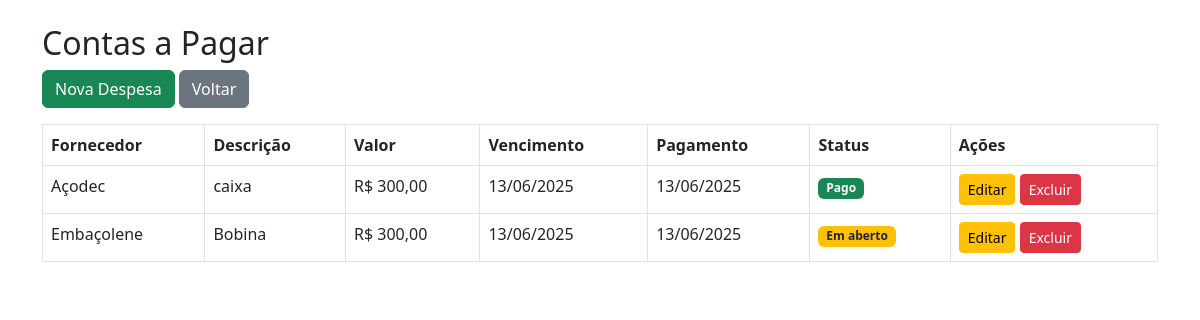
Before: /financeiro/pagar/ (signed in) with the older database file.
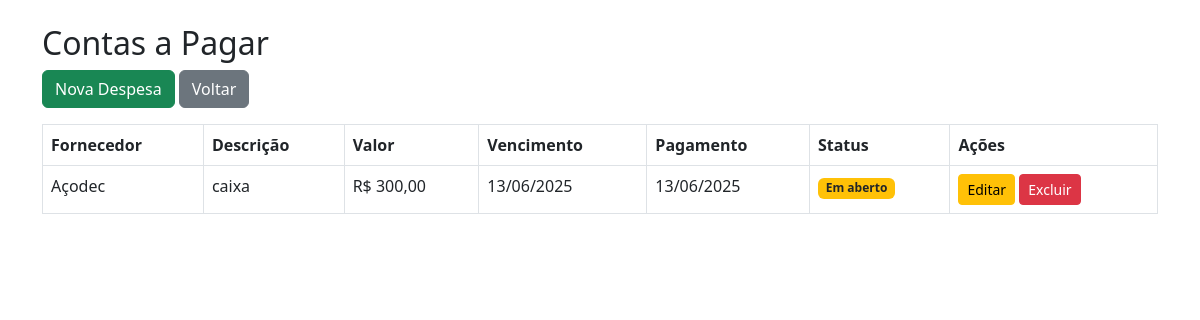
After: the same page with the newer database file.
### financeiro/models.py (models this page shows, shortened)
class ContaPagar(models.Model):
    fornecedor = models.CharField(max_length=150)
    descricao = models.CharField(max_length=200)
    valor = models.DecimalField(max_digits=10, decimal_places=2)
    data_vencimento = models.DateField()
    data_pagamento = models.DateField(null=True, blank=True)
    pago = models.BooleanField(default=False)

### financeiro/views.py (the view)
# urls.py: path('pagar/', views.lista_contas_pagar, name='lista_contas_pagar'),
@login_required
def lista_contas_pagar(request):
    contas = ContaPagar.objects.all().order_by('-data_vencimento')
    return render(request, 'financeiro/contas_pagar.html', {'contas': contas})

### Templates/financeiro/contas_pagar.html (shortened to what this page needs)
<!DOCTYPE html>
<html>
<head>
    <link href="https://cdn.jsdelivr.net/npm/bootstrap@5.3.0/dist/css/bootstrap.min.css" rel="stylesheet">
</head>
<body class="p-4">
<div class="container">
    <h2>Contas a Pagar</h2>
    <a href="{% url 'nova_conta_pagar' %}" class="btn btn-success mb-3">Nova Despesa</a>
    <a href="{% url 'lista_contas_receber' %}" class="btn btn-secondary mb-3">Voltar</a>
    <table class="table table-bordered">
        <thead>
            <tr>
                <th>Fornecedor</th>
                <th>Descrição</th>
                <th>Valor</th>
                <th>Vencimento</th>
                <th>Pagamento</th>
                <th>Status</th>
                <th>Ações</th>
            </tr>
        </thead>
        <tbody>
            {% for conta in contas %}
            <tr>
                <td>{{ conta.fornecedor }}</td>
                <td>{{ conta.descricao }}</td>
                <td>R$ {{ conta.valor }}</td>
                <td>{{ conta.data_vencimento|date:"d/m/Y" }}</td>
                <td>{{ conta.data_pagamento|date:"d/m/Y" }}</td>
                <td>
                    {% if conta.pago %}
                        <span class="badge bg-success">Pago</span>
                    {% elif conta.data_vencimento < today %}
                        <span class="badge bg-danger">Vencido</span>
                    {% else %}
                        <span class="badge bg-warning text-dark">Em aberto</span>
                    {% endif %}
                </td>
                 <td>
    <a href="{% url 'editar_conta_pagar' conta.id %}" class="btn btn-sm btn-warning">Editar</a>
    <a href="{% url 'excluir_conta_pagar' conta.id %}" class="btn btn-sm btn-danger">Excluir</a>
</td>
            </tr>
            {% empty %}
            <tr><td colspan="6">Nenhuma conta registrada.</td></tr>
            {% endfor %}
        </tbody>
    </table>
</div>
</body>
</html>

Changed rows visible on the page:
removed ContaPagar: fornecedor "Embaçolene", descricao "Bobina", valor "300,00", data_vencimento "13/06/2025", data_pagamento "13/06/2025", pago "Em aberto"
changed ContaPagar "Açodec": pago "Pago" → "Em aberto"
